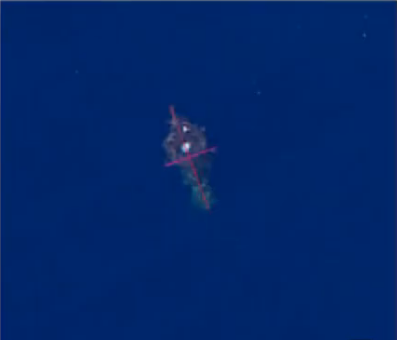
#> input picture Python/CubeSat/Pictures/ocean5.png, 397 x 340 px, found by its file name
$ python edges.py
#> lines starting #> are read from the running program, lines starting #| are printed output that depends on the picture
from PIL import Image, ImageFilter
im = Image.open(r"/workspace/Experiments/Pictures/ocean5.png")
#> im is the input picture: PIL image 397x340 RGBA; mean R, G, B, A 1.7, 38.3, 105.5, 255

img = im.convert("L")
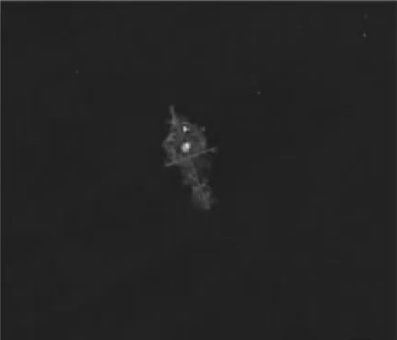
#> img: PIL image 397x340 L; min 29, max 214, mean 35.2
img.save("greyScale.png")

imEdges = img.filter(ImageFilter.EDGE_ENHANCE_MORE)
imEdges = img.filter(ImageFilter.FIND_EDGES)
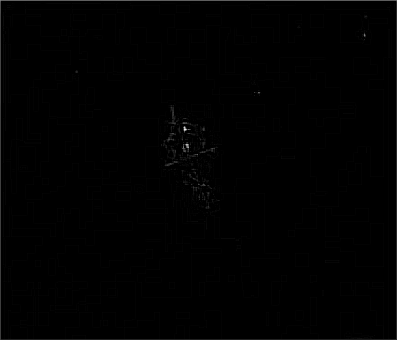
#> imEdges: PIL image 397x340 L; min 0, max 235, mean 1.2

imEdges.save("edgeGrayScale.png")

$ run again, with Python/CubeSat/Pictures/ocean1.png copied over Python/CubeSat/Pictures/ocean5.png
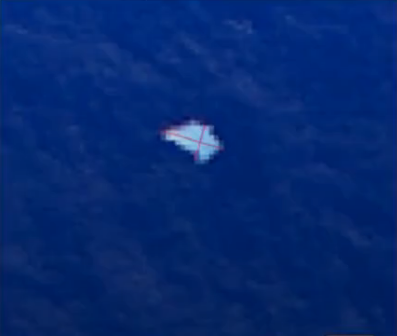
#> input picture Python/CubeSat/Pictures/ocean1.png, 397 x 336 px, found by its file name
#> im is the input picture: PIL image 397x336 RGBA; mean R, G, B, A 5.2, 40.3, 111.5, 255
#> `img = im.convert("L")`:
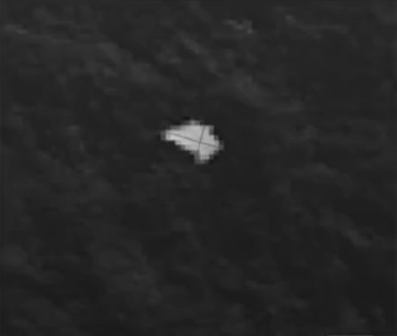
#> img: PIL image 397x336 L; min 22, max 200, mean 37.9
#> `imEdges = img.filter(ImageFilter.FIND_EDGES)`:
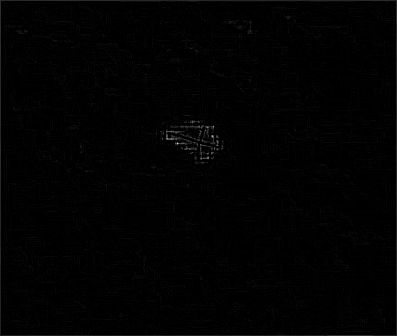
#> imEdges: PIL image 397x336 L; min 0, max 220, mean 2

$ run again, with Python/CubeSat/Pictures/ocean2.png copied over Python/CubeSat/Pictures/ocean5.png
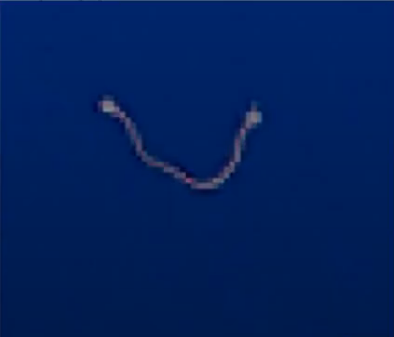
#> input picture Python/CubeSat/Pictures/ocean2.png, 394 x 337 px, found by its file name
#> im is the input picture: PIL image 394x337 RGBA; mean R, G, B, A 1.5, 32, 91.3, 255
#> `img = im.convert("L")`:
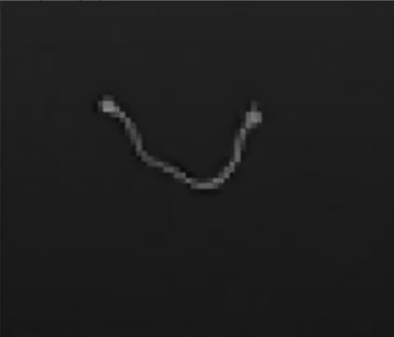
#> img: PIL image 394x337 L; min 9, max 137, mean 29.7
#> `imEdges = img.filter(ImageFilter.FIND_EDGES)`:
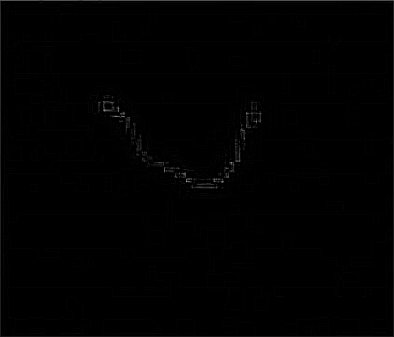
#> imEdges: PIL image 394x337 L; min 0, max 163, mean 1.1
